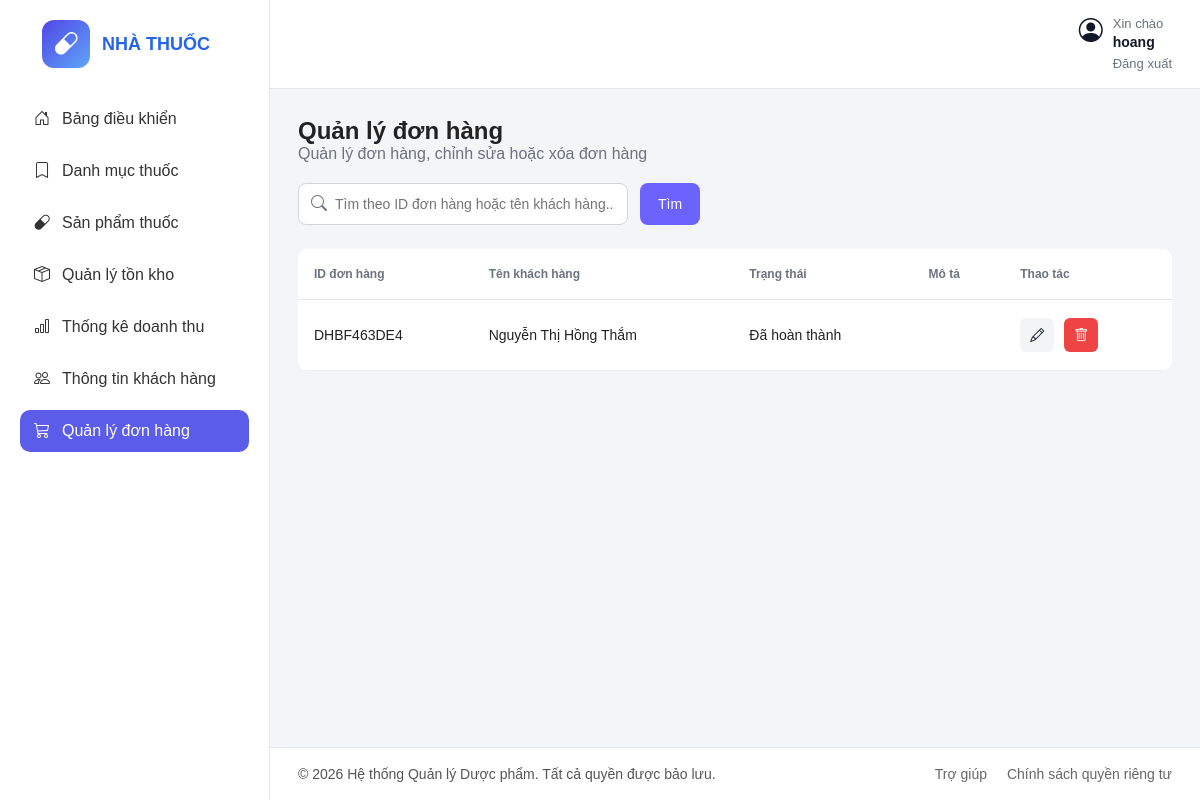
The app's page /dashboard/don-hang/ (signed in), older data.
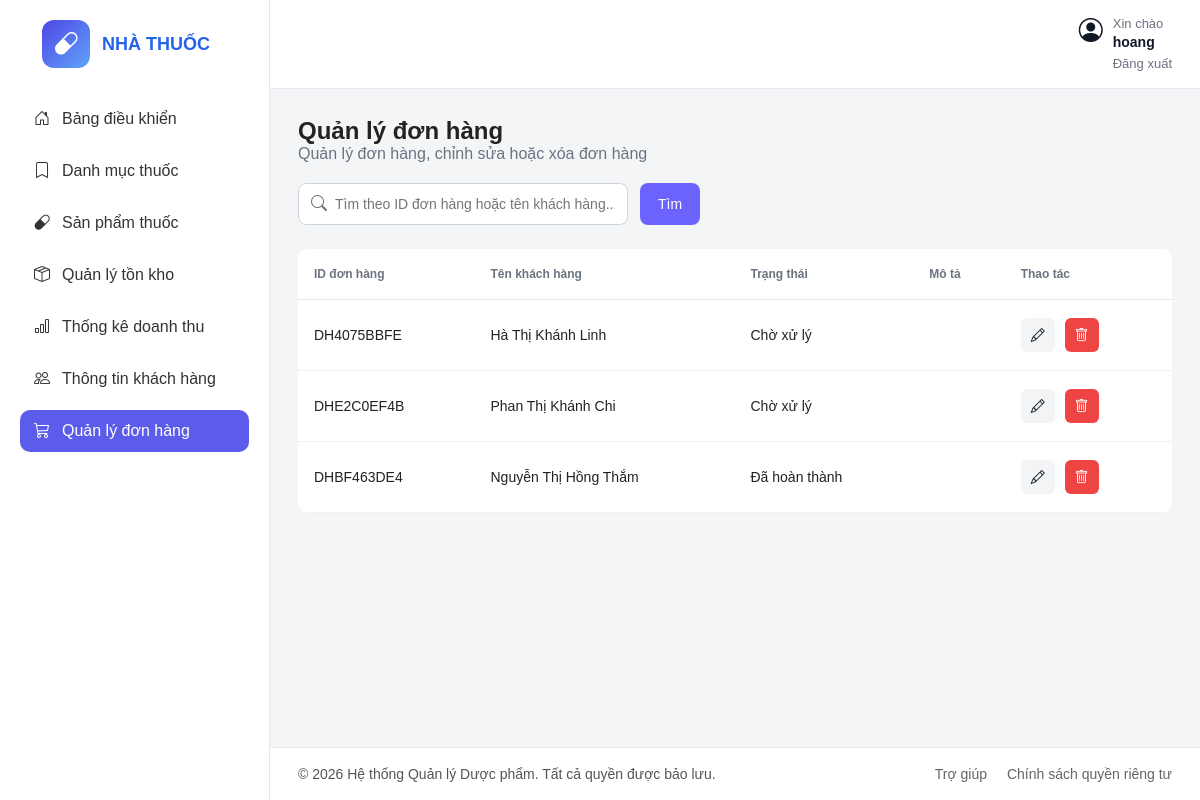
The same page, newer data.
### core/models.py (models this page shows, shortened)
class Order(models.Model):
    STATUS_CHOICES = [
        ('pending', 'Chờ xử lý'),
        ('confirmed', 'Đã xác nhận'),
        ('completed', 'Đã hoàn thành'),
        ('cancelled', 'Đã hủy'),
    ]
    PAYMENT_CHOICES = [
        ('cash', 'Thanh toán tiền mặt'),
        ('bank', 'Thanh toán chuyển khoản'),
    ]
    customer = models.ForeignKey(Customer, on_delete=models.CASCADE)
    code = models.CharField(max_length=20, unique=True)
    status = models.CharField(max_length=20, choices=STATUS_CHOICES, default='pending')
    receiver_name = models.CharField(max_length=100)
    receiver_phone = models.CharField(max_length=20)
    delivery_address = models.CharField(max_length=255)
    subtotal = models.DecimalField(max_digits=12, decimal_places=2, default=0)
    note = models.TextField(blank=True)
    payment_method = models.CharField(max_length=20, choices=PAYMENT_CHOICES, default='cash')
    created_at = models.DateTimeField(auto_now_add=True)

class Customer(models.Model):
    user = models.OneToOneField(User, on_delete=models.CASCADE)
    full_name = models.CharField(max_length=100)
    address = models.CharField(max_length=255, blank=True)
    phone = models.CharField(max_length=20)
    avatar = models.ImageField(upload_to='avatars/', blank=True, null=True)

### core/views.py (the view)
# urls.py: path('dashboard/don-hang/', views.admin_orders, name='admin_orders'),
@login_required
@user_passes_test(is_admin)
def admin_orders(request):
    keyword = request.GET.get('q', '').strip()
    orders = Order.objects.select_related('customer').all().order_by('-created_at')
    if keyword:
        query = Q(code__icontains=keyword) | Q(customer__full_name__icontains=keyword)
        if keyword.isdigit():
            query = query | Q(id=int(keyword))
        orders = orders.filter(query)
    return render(request, 'admin_panel/donhang.html', {
        'orders': orders,
        'keyword': keyword,
    })

### core/views.py (called while the page is built)
def is_admin(user):
    return user.is_staff

### templates/admin_panel/donhang.html (shortened to what the changed rows need)
{% load static %}
<!DOCTYPE html>
<html lang="vi">
<head>
  <link rel="stylesheet" href="{% static 'css/donhang.css' %}" />
  <link rel="stylesheet" href="https://cdn.jsdelivr.net/npm/bootstrap-icons@1.11.3/font/bootstrap-icons.min.css" />
</head>
<body>
  <div class="container">
    <aside class="sidebar">
      <div class="logo">
        <div>
          <h2>NHÀ THUỐC</h2>
        </div>
      </div>
    </aside>
    <main class="main-content">
      <section class="titleql">
        <h2>Quản lý đơn hàng</h2>
        <div class="table-wrapper">
          <table>
            <thead>
              <tr>
                <th>ID đơn hàng</th>
                <th>Tên khách hàng</th>
                <th>Trạng thái</th>
                <th>Mô tả</th>
                <th>Thao tác</th>
              </tr>
            </thead>
            <tbody>
              {% for order in orders %}
              <tr>
                <td>{{ order.code }}</td>
                <td>{{ order.customer.full_name }}</td>
                <td>{{ order.get_status_display }}</td>
                <td>{{ order.note }}</td>
                <td>
                  <button
                    type="button"
                    class="edit-btn open-edit-popup"
                    data-id="{{ order.id }}"
                    data-code="{{ order.code }}"
                    data-customer="{{ order.customer.full_name }}"
                    data-status="{{ order.status }}"
                    data-note="{{ order.note }}"
                  >
                    <i class="bi bi-pencil"></i>
                  </button>
                  <form method="post"
                    action="{% url 'admin_order_delete' order.id %}"
                    style="display:inline"
                    onsubmit="return confirm('Bạn có chắc muốn xóa đơn hàng này không?');">
                    <button type="submit" class="delete-btn">
                      <i class="bi bi-trash"></i>
                    </button>
                  </form>
                </td>
              </tr>
              {% empty %}
              <tr>
                <td colspan="5" class="empty-row">Không tìm thấy đơn hàng phù hợp.</td>
              </tr>
              {% endfor %}
            </tbody>
          </table>
        </div>
      </section>
    </main>
  </div>
</body>
</html>

Row changes from the older to the newer data that the page shows:
added Order: code "DH4075BBFE", customer.full_name "Hà Thị Khánh Linh", status "Chờ xử lý"
added Order: code "DHE2C0EF4B", customer.full_name "Phan Thị Khánh Chi", status "Chờ xử lý"
